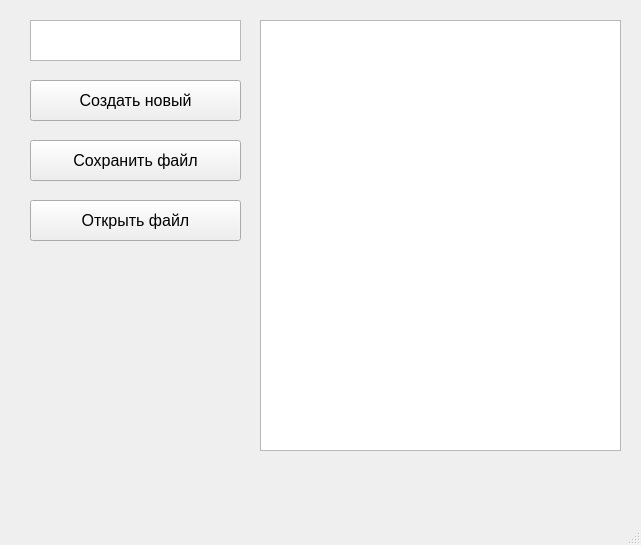
<?xml version="1.0" encoding="UTF-8"?>
<ui version="4.0">
 <class>MainWindow</class>
 <widget class="QMainWindow" name="MainWindow">
  <property name="geometry">
   <rect>
    <x>0</x>
    <y>0</y>
    <width>641</width>
    <height>545</height>
   </rect>
  </property>
  <property name="font">
   <font>
    <pointsize>12</pointsize>
   </font>
  </property>
  <property name="windowTitle">
   <string>MainWindow</string>
  </property>
  <widget class="QWidget" name="centralwidget">
   <widget class="QPushButton" name="pushButton_create">
    <property name="geometry">
     <rect>
      <x>30</x>
      <y>80</y>
      <width>211</width>
      <height>41</height>
     </rect>
    </property>
    <property name="text">
     <string>Создать новый</string>
    </property>
   </widget>
   <widget class="QPushButton" name="pushButton_save">
    <property name="geometry">
     <rect>
      <x>30</x>
      <y>140</y>
      <width>211</width>
      <height>41</height>
     </rect>
    </property>
    <property name="text">
     <string>Сохранить файл</string>
    </property>
   </widget>
   <widget class="QPushButton" name="pushButton_open">
    <property name="geometry">
     <rect>
      <x>30</x>
      <y>200</y>
      <width>211</width>
      <height>41</height>
     </rect>
    </property>
    <property name="text">
     <string>Открыть файл</string>
    </property>
   </widget>
   <widget class="QTextEdit" name="textEdit_file">
    <property name="geometry">
     <rect>
      <x>260</x>
      <y>20</y>
      <width>361</width>
      <height>431</height>
     </rect>
    </property>
   </widget>
   <widget class="QTextEdit" name="textEdit_text">
    <property name="geometry">
     <rect>
      <x>30</x>
      <y>20</y>
      <width>211</width>
      <height>41</height>
     </rect>
    </property>
   </widget>
  </widget>
  <widget class="QMenuBar" name="menubar">
   <property name="geometry">
    <rect>
     <x>0</x>
     <y>0</y>
     <width>641</width>
     <height>34</height>
    </rect>
   </property>
  </widget>
  <widget class="QStatusBar" name="statusbar"/>
 </widget>
 <resources/>
 <connections/>
</ui>
